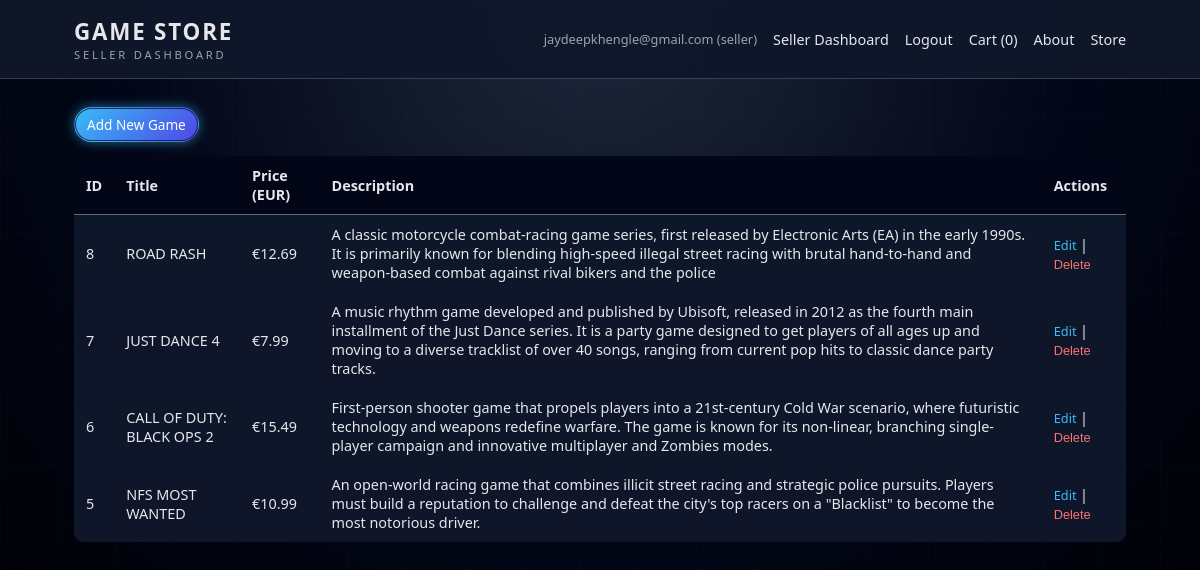
Screenshot of /seller/dashboard (signed in) with the database file from the repository.
### tables this page shows
CREATE TABLE users (
            id INTEGER PRIMARY KEY AUTOINCREMENT,
            email TEXT NOT NULL UNIQUE,
            password_hash TEXT NOT NULL,
            user_type TEXT NOT NULL CHECK (user_type IN ('buyer', 'seller')),
            is_admin INTEGER NOT NULL DEFAULT 0
        );

CREATE TABLE games (
            id INTEGER PRIMARY KEY AUTOINCREMENT,
            title TEXT NOT NULL,
            description TEXT,
            price REAL NOT NULL,
            image_url TEXT,
            seller_id INTEGER,
            FOREIGN KEY (seller_id) REFERENCES users(id)
        );

### app.py (the view)
@app.route("/seller/dashboard")
def seller_dashboard():
    user = require_seller()
    if not user:
        return redirect(url_for("index"))
    conn = get_connection()
    cur = conn.cursor()
    cur.execute(
        "SELECT * FROM games WHERE seller_id = ? ORDER BY id DESC",
        (user["id"],)
    )
    games = cur.fetchall()
    conn.close()
    cart = get_cart()
    cart_count = cart_item_count(cart)
    return render_template(
        "seller_dashboard.html",
        title="Seller Dashboard",
        user=user,
        cart_count=cart_count,
        games=games
    )

### app.py (called while the page is built)
def get_cart():
    return session.get("cart", {})

def get_current_user():
    user_id = session.get("user_id")
    if not user_id:
        return None
    conn = get_connection()
    cur = conn.cursor()
    cur.execute(
        "SELECT id, email, user_type, is_admin FROM users WHERE id = ?",
        (user_id,)
    )
    user = cur.fetchone()
    conn.close()
    return user

def require_login():
    user = get_current_user()
    if not user:
        flash("Please log in first.")
        return None
    return user

def require_seller():
    user = require_login()
    if not user:
        return None
    if user["user_type"] != "seller":
        flash("You must be a seller to access this page.")
        return None
    return user

### db.py (called while the page is built)
def get_connection():
    conn = sqlite3.connect(DB_NAME)
    conn.row_factory = sqlite3.Row
    return conn

### gamestore_lib/cart_utils.py (called while the page is built)
def cart_item_count(cart: dict) -> int:
    return sum(int(item["quantity"]) for item in cart.values())

### templates/seller_dashboard.html (shortened to what this page needs)
<!DOCTYPE html>
<html lang="en">
<head>
</head>
<body>
<header>
    <div class="page nav-inner">
        <div>
            <div class="brand-title">Game Store</div>
            <div class="brand-subtitle">Seller Dashboard</div>
        </div>
        <div class="nav-right">
            {% if user %}
                <span class="user-label">
                    {{ user["email"] }} ({{ user["user_type"] }})
                </span>
                <a href="{{ url_for('seller_dashboard') }}">Seller Dashboard</a>
                <a href="{{ url_for('logout') }}">Logout</a>
            {% endif %}
            <a href="{{ url_for('cart') }}">Cart ({{ cart_count or 0 }})</a>
            <a href="{{ url_for('about') }}">About</a>
            <a href="{{ url_for('index') }}">Store</a>
        </div>
    </div>
</header>
<main class="page">
    <div class="top-actions">
        <a href="{{ url_for('seller_add_game') }}" class="btn btn-primary">
            Add New Game
        </a>
    </div>
    {% if games and games|length > 0 %}
        <table>
            <thead>
                <tr>
                    <th>ID</th>
                    <th>Title</th>
                    <th>Price (EUR)</th>
                    <th>Description</th>
                    <th>Actions</th>
                </tr>
            </thead>
            <tbody>
                {% for game in games %}
                    <tr>
                        <td>{{ game["id"] }}</td>
                        <td>{{ game["title"] }}</td>
                        <td>€{{ "%.2f"|format(game["price"]) }}</td>
                        <td>{{ game["description"] }}</td>
                        <td class="actions-cell">
                            <a href="{{ url_for('seller_edit_game', game_id=game['id']) }}"
                               class="link">
                                Edit
                            </a>
                            |
                            <form method="post"
                                  action="{{ url_for('seller_delete_game', game_id=game['id']) }}"
                                  style="display:inline"
                                  onsubmit="return confirm('Are you sure you want to delete this game?');">
                                <button type="submit" class="delete-btn">
                                    Delete
                                </button>
                            </form>
                        </td>
                    </tr>
                {% endfor %}
            </tbody>
        </table>
    {% else %}
        <p class="no-games">
            You have not listed any games yet. Use "Add New Game" to create your first listing.
        </p>
    {% endif %}
</main>
</body>
</html>

### templates/seller_dashboard.html (style rules this page uses)
:root { --bg-header: rgba(15, 23, 42, 0.96); --text-main: #e5e7eb; --text-muted: #9ca3af; --accent: #38bdf8; }
* { box-sizing: border-box; }
body { margin: 0; font-family: system-ui, -apple-system, BlinkMacSystemFont, "Segoe UI", Roboto, sans-serif; color: var(--text-main); background: radial-gradient(circle at top, #1e293b 0, #020617 48%, #000 100%); min-height: 100vh; }
body::before { content: ""; position: fixed; inset: 0; pointer-events: none; background-image: linear-gradient(rgba(148, 163, 184, 0.07) 1px, transparent 1px), linear-gradient(90deg, rgba(148, 163, 184, 0.07) 1px, transparent 1px); background-size: 58px 58px; opacity: 0.4; z-index: -1; }
.page { max-width: 1100px; margin: 0 auto; }
header { position: sticky; top: 0; z-index: 20; backdrop-filter: blur(14px); background: var(--bg-header); border-bottom: 1px solid rgba(148, 163, 184, 0.3); }
.nav-inner { display: flex; align-items: center; justify-content: space-between; padding: 16px 24px; }
.brand-title { font-size: 1.4rem; font-weight: 700; letter-spacing: 0.08em; text-transform: uppercase; }
.brand-subtitle { font-size: 0.7rem; text-transform: uppercase; letter-spacing: 0.25em; color: var(--text-muted); }
.nav-right { display: flex; align-items: center; gap: 16px; font-size: 0.9rem; }
header a { color: var(--text-main); text-decoration: none; position: relative; }
header a::after { content: ""; position: absolute; left: 0; bottom: -3px; height: 2px; width: 0; background: linear-gradient(to right, #38bdf8, #a855f7); transition: width 0.18s ease-out; }
.user-label { font-size: 0.8rem; color: var(--text-muted); }
main { padding: 28px 24px 40px 24px; }
.top-actions { margin-bottom: 14px; }
.btn { display: inline-flex; align-items: center; justify-content: center; padding: 7px 12px; border-radius: 999px; font-size: 0.85rem; border: 1px solid transparent; cursor: pointer; text-decoration: none; white-space: nowrap; }
.btn-primary { background: linear-gradient(135deg, #38bdf8, #4f46e5); color: white; box-shadow: 0 0 12px rgba(56, 189, 248, 0.55), 0 0 0 1px rgba(15, 23, 42, 0.8) inset; }
table { width: 100%; border-collapse: collapse; background: rgba(15, 23, 42, 0.96); border-radius: 10px; overflow: hidden; font-size: 0.9rem; }
th, td { padding: 10px 12px; text-align: left; }
th { background: #020617; border-bottom: 1px solid rgba(148, 163, 184, 0.4); }
tr:nth-child(even) td { background: rgba(15, 23, 42, 0.95); }
tr:nth-child(odd) td { background: rgba(15, 23, 42, 0.9); }
.actions-cell a, .actions-cell button { font-size: 0.8rem; }
.link { color: var(--accent); text-decoration: none; }
.delete-btn { background: none; border: none; color: #f97373; cursor: pointer; padding: 0; }

### rows the page displays
users: email "jaydeepkhengle@gmail.com", user_type "seller"
games: id "8", title "ROAD RASH", price "12.69", description "A classic motorcycle combat-racing game series, first released by Electronic Arts (EA) in the early 1990s. It is primarily known for blending high-speed illegal street racing with brutal hand-to-hand and weapon-based combat against rival bikers and the police"
games: id "7", title "JUST DANCE 4", price "7.99", description "A music rhythm game developed and published by Ubisoft, released in 2012 as the fourth main installment of the Just Dance series. It is a party game designed to get players of all ages up and moving to a diverse tracklist of over 40 songs, ranging from current pop hits to classic dance party tracks."
games: id "6", title "CALL OF DUTY: BLACK OPS 2", price "15.49", description "First-person shooter game that propels players into a 21st-century Cold War scenario, where futuristic technology and weapons redefine warfare. The game is known for its non-linear, branching single-player campaign and innovative multiplayer and Zombies modes."
games: id "5", title "NFS MOST WANTED", price "10.99", description "An open-world racing game that combines illicit street racing and strategic police pursuits. Players must build a reputation to challenge and defeat the city's top racers on a \"Blacklist\" to become the most notorious driver."

### other values shown
{{ cart_count or 0 }} "0"
